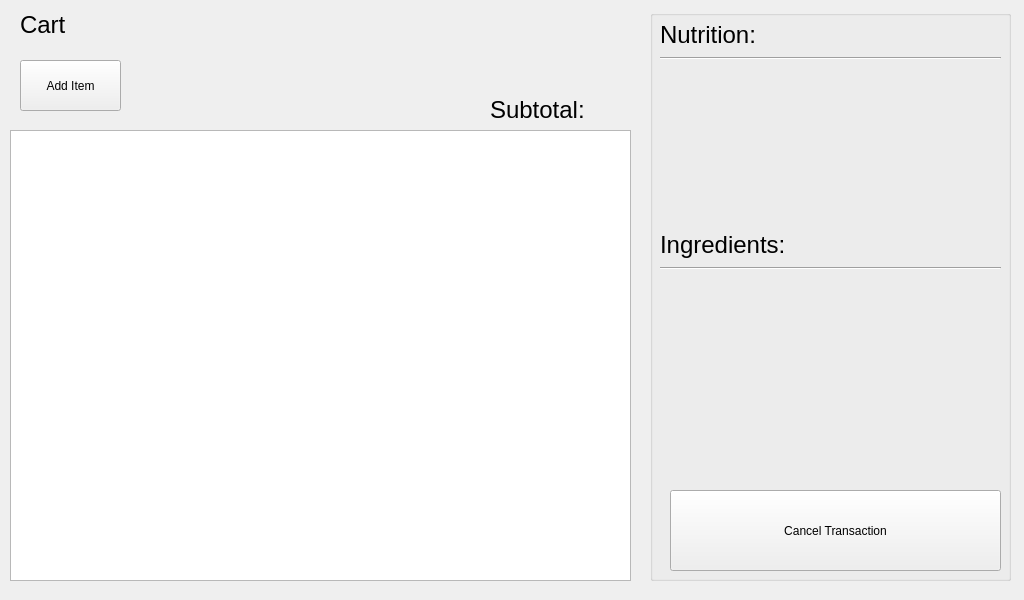
<?xml version="1.0" encoding="UTF-8"?>
<ui version="4.0">
 <class>Cart</class>
 <widget class="QMainWindow" name="Cart">
  <property name="geometry">
   <rect>
    <x>0</x>
    <y>0</y>
    <width>1024</width>
    <height>600</height>
   </rect>
  </property>
  <property name="windowTitle">
   <string>MainWindow</string>
  </property>
  <widget class="QWidget" name="centralwidget">
   <widget class="QListView" name="itemList">
    <property name="geometry">
     <rect>
      <x>10</x>
      <y>130</y>
      <width>621</width>
      <height>451</height>
     </rect>
    </property>
    <property name="uniformItemSizes">
     <bool>false</bool>
    </property>
   </widget>
   <widget class="QLabel" name="subtotalLabel">
    <property name="geometry">
     <rect>
      <x>490</x>
      <y>80</y>
      <width>141</width>
      <height>61</height>
     </rect>
    </property>
    <property name="styleSheet">
     <string notr="true"/>
    </property>
    <property name="text">
     <string>&lt;html&gt;&lt;head/&gt;&lt;body&gt;&lt;p&gt;&lt;span style=&quot; font-size:18pt;&quot;&gt;Subtotal:&lt;/span&gt;&lt;/p&gt;&lt;/body&gt;&lt;/html&gt;</string>
    </property>
    <property name="alignment">
     <set>Qt::AlignmentFlag::AlignLeading|Qt::AlignmentFlag::AlignLeft|Qt::AlignmentFlag::AlignVCenter</set>
    </property>
    <property name="class" stdset="0">
     <string>heading</string>
    </property>
   </widget>
   <widget class="QGroupBox" name="nutritionBox">
    <property name="geometry">
     <rect>
      <x>650</x>
      <y>10</y>
      <width>361</width>
      <height>571</height>
     </rect>
    </property>
    <property name="title">
     <string/>
    </property>
    <widget class="QLabel" name="nutritionLabel">
     <property name="geometry">
      <rect>
       <x>10</x>
       <y>10</y>
       <width>341</width>
       <height>31</height>
      </rect>
     </property>
     <property name="font">
      <font>
       <family>.AppleSystemUIFont</family>
      </font>
     </property>
     <property name="text">
      <string>&lt;html&gt;&lt;head/&gt;&lt;body&gt;&lt;p&gt;&lt;span style=&quot; font-size:18pt;&quot;&gt;Nutrition:&lt;/span&gt;&lt;/p&gt;&lt;/body&gt;&lt;/html&gt;</string>
     </property>
     <property name="class" stdset="0">
      <string>text</string>
     </property>
    </widget>
    <widget class="QLabel" name="ingredientsLabel">
     <property name="geometry">
      <rect>
       <x>10</x>
       <y>210</y>
       <width>341</width>
       <height>51</height>
      </rect>
     </property>
     <property name="text">
      <string>&lt;html&gt;&lt;head/&gt;&lt;body&gt;&lt;p&gt;&lt;span style=&quot; font-size:18pt;&quot;&gt;Ingredients:&lt;/span&gt;&lt;/p&gt;&lt;/body&gt;&lt;/html&gt;</string>
     </property>
     <property name="class" stdset="0">
      <string>text</string>
     </property>
    </widget>
    <widget class="Line" name="nutritionLine">
     <property name="geometry">
      <rect>
       <x>10</x>
       <y>40</y>
       <width>341</width>
       <height>16</height>
      </rect>
     </property>
     <property name="orientation">
      <enum>Qt::Orientation::Horizontal</enum>
     </property>
    </widget>
    <widget class="Line" name="ingredientsLine">
     <property name="geometry">
      <rect>
       <x>10</x>
       <y>250</y>
       <width>341</width>
       <height>16</height>
      </rect>
     </property>
     <property name="orientation">
      <enum>Qt::Orientation::Horizontal</enum>
     </property>
    </widget>
    <widget class="QPushButton" name="cancelButton">
     <property name="geometry">
      <rect>
       <x>20</x>
       <y>480</y>
       <width>331</width>
       <height>81</height>
      </rect>
     </property>
     <property name="styleSheet">
      <string notr="true"/>
     </property>
     <property name="text">
      <string>Cancel Transaction</string>
     </property>
     <property name="type" stdset="0">
      <string>secondary</string>
     </property>
    </widget>
   </widget>
   <widget class="QLabel" name="nameLabel">
    <property name="geometry">
     <rect>
      <x>20</x>
      <y>10</y>
      <width>241</width>
      <height>31</height>
     </rect>
    </property>
    <property name="text">
     <string>&lt;html&gt;&lt;head/&gt;&lt;body&gt;&lt;p&gt;&lt;span style=&quot; font-size:18pt;&quot;&gt;Cart&lt;/span&gt;&lt;/p&gt;&lt;/body&gt;&lt;/html&gt;</string>
    </property>
    <property name="class" stdset="0">
     <string>heading</string>
    </property>
   </widget>
   <widget class="QPushButton" name="addButton">
    <property name="geometry">
     <rect>
      <x>20</x>
      <y>60</y>
      <width>101</width>
      <height>51</height>
     </rect>
    </property>
    <property name="styleSheet">
     <string notr="true"/>
    </property>
    <property name="text">
     <string>Add Item</string>
    </property>
    <property name="type" stdset="0">
     <string>normal</string>
    </property>
   </widget>
  </widget>
 </widget>
 <resources/>
 <connections/>
</ui>
